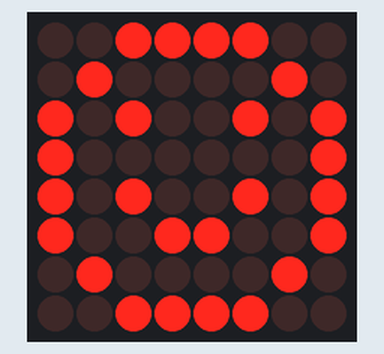
A sketch run on a simulated Arduino Uno, built with avr-gcc and run on an emulated ATmega328P. On the bench: 8×8 LED matrix.

Above: at 0.1 s.
At 1.1 s:
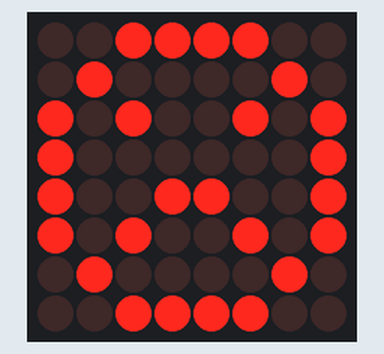

The sketch:

Dot_Matrix_Test.ino
```cpp
#include "LedControl.h"

const int Data_Pin = 2;
const int CS_Pin = 3;
const int CLK_Pin = 4;

LedControl lc = LedControl(Data_Pin, CLK_Pin, CS_Pin, 1);

byte smiley[8] =
{
    B00111100,
    B01000010,
    B10100101,
    B10000001,
    B10100101,
    B10011001,
    B01000010,
    B00111100
};

byte sad[8] =
{
    B00111100,
    B01000010,
    B10100101,
    B10000001,
    B10011001,
    B10100101,
    B01000010,
    B00111100
};

void setup()
{
    lc.shutdown(0, false);
    lc.setIntensity(0, 6);
    lc.clearDisplay(0);
    randomSeed( analogRead(A0));
}

void loop()
{
    for (int rows = 0; rows < 8; rows++)
    {
        lc.setRow(0, rows, smiley[rows]);
    }
    delay(1000);

    for (int rows = 0; rows < 8; rows++)
    {
        lc.setRow(0, rows, sad[rows]);
    }
    delay(1000);
}
```

Measured:
- what the display in image 1 shows lasts 1.0 s, from 1.0 s to 2.0 s
